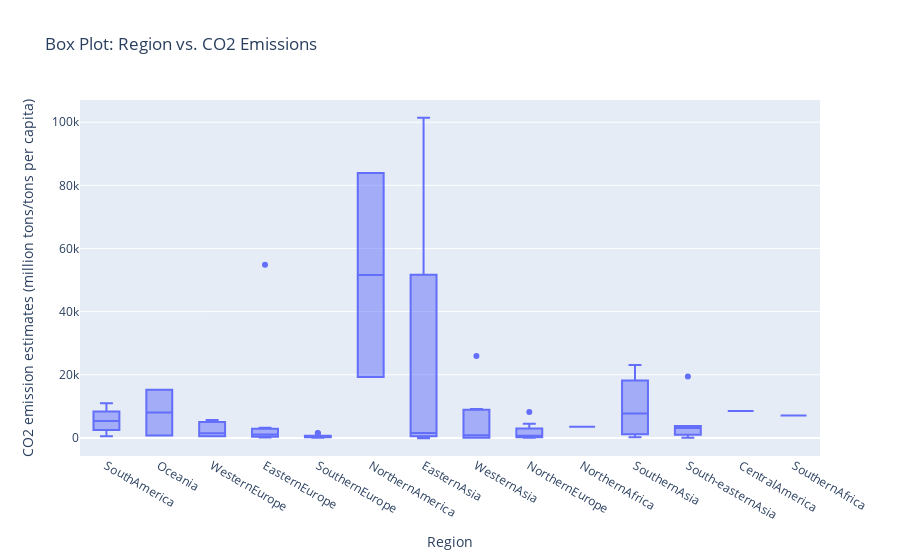

The cell this chart's notebook holds for it:
### Markdown cell above
## Box Plot

### Code cell
fig = px.box(df, x="Region", y="CO2 emission estimates (million tons/tons per capita)", title="Box Plot: Region vs. CO2 Emissions")
fig.show()

### Figure 1 — Plotly figure (JSON) as saved in the notebook; plotly's stock layout.template omitted (floating-point values rounded to 4 significant figures)
{"data": [{"alignmentgroup": "True", "hovertemplate": "Region=%{x}<br>CO2 emission estimates (million tons/tons per capita)=%{y}<extra></extra>", "legendgroup": "", "marker": {"color": "#636efa"}, "name": "", "notched": false, "offsetgroup": "", "orientation": "v", "showlegend": false, "type": "box", "x": ["SouthAmerica", "Oceania", "WesternEurope", "EasternEurope", "WesternEurope", "SouthernEurope", "SouthAmerica", "EasternEurope", "NorthernAmerica", "SouthAmerica", "EasternAsia", "EasternAsia", "SouthAmerica", "SouthernEurope", "WesternAsia", "EasternEurope", "NorthernEurope", "NorthernAfrica", "NorthernEurope", "NorthernEurope", "WesternEurope", "WesternEurope", "SouthernEurope", "EasternEurope", "SouthernAsia", "South-easternAsia", "SouthernAsia", "NorthernEurope", "WesternAsia", "SouthernEurope", "EasternAsia", "WesternAsia", "WesternAsia", "NorthernEurope", "South-easternAsia", "CentralAmerica", "WesternEurope", "Oceania", "NorthernEurope", "SouthernAsia", "South-easternAsia", "EasternEurope", "SouthernEurope", "WesternAsia", "EasternAsia", "EasternEurope", "EasternEurope", "WesternAsia", "SouthernEurope", "South-easternAsia", "EasternEurope", "SouthernEurope", "SouthernAfrica", "SouthernEurope", "SouthernAsia", "NorthernEurope", "WesternEurope", "South-easternAsia", "SouthernEurope", "WesternAsia", "EasternEurope", "WesternAsia", "NorthernEurope", "NorthernAmerica", "SouthAmerica", "South-easternAsia"], "x0": " ", "xaxis": "x", "y": [3167, 15282, 505, 155, 520, 252, 10948, 474, 19276, 540, -99, 101394, 5380, 182, 5, 1221, 666, 3509, 242, 757, 5694, 5004, 368, 423, 23103, 19481, 13291, 84, 313, 1539, 1114, 7, 7, 74, 3738, 8514, 2447, 783, 8204, 2202, 991, 2819, 250, 9166, 2023, 1109, 54829, 25904, 393, 27, 264, 154, 7102, 1432, 179, 1428, 552, 3338, 53, 1303, 3203, 8642, 4482, 83887, 7460, 2977], "y0": " ", "yaxis": "y"}], "layout": {"boxmode": "group", "legend": {"tracegroupgap": 0}, "title": {"text": "Box Plot: Region vs. CO2 Emissions"}, "xaxis": {"anchor": "y", "domain": [0, 1], "title": {"text": "Region"}}, "yaxis": {"anchor": "x", "domain": [0, 1], "title": {"text": "CO2 emission estimates (million tons/tons per capita)"}}}}
